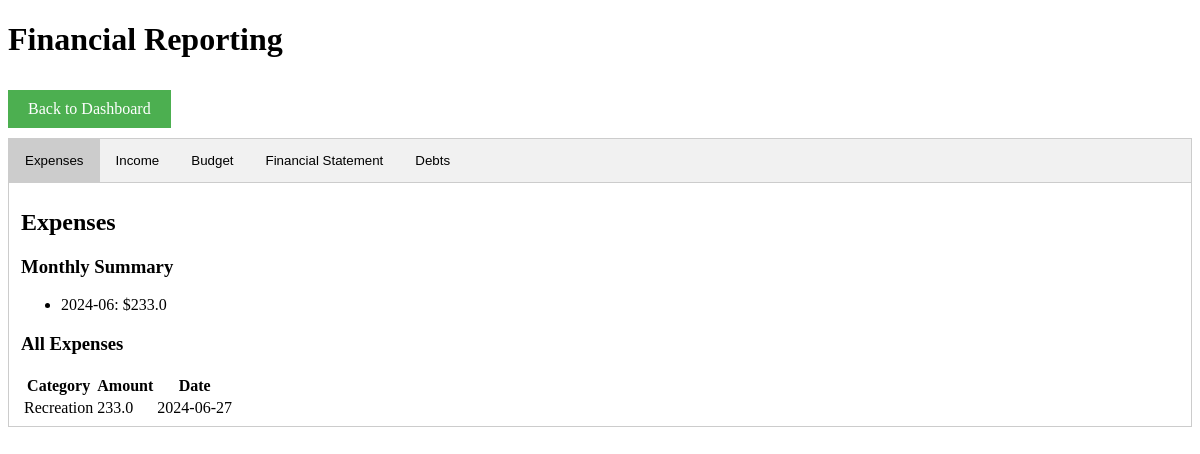
The app's page /reporting (signed in) with its own data.
### tables this page shows
CREATE TABLE expenses (
                id INTEGER PRIMARY KEY AUTOINCREMENT,
                username TEXT,
                category TEXT,
                expense_name TEXT,
                amount REAL,
                payment_method TEXT,
                date TEXT,
                tags TEXT,
                attachments TEXT,
                FOREIGN KEY(username) REFERENCES users(id)
            );

### app.py (the view)
@app.route('/reporting')
def reporting():
    current_user = get_current_user()
    if not current_user:
        return redirect(url_for('login'))
    c.execute("SELECT category, amount, date FROM expenses WHERE username=? ORDER BY date DESC", (current_user,))
    expenses = c.fetchall()
    c.execute("""
        SELECT strftime('%Y-%m', date) as month, SUM(amount) as total
        FROM expenses
        WHERE username=?
        GROUP BY month
        ORDER BY month DESC
    """, (current_user,))
    monthly_expense_summary = c.fetchall()
    c.execute("SELECT source, amount, date FROM incomes WHERE username=? ORDER BY date DESC", (current_user,))
    incomes = c.fetchall()
    c.execute("""
        SELECT strftime('%Y-%m', date) as month, SUM(amount) as total
        FROM incomes
        WHERE username=?
        GROUP BY month
        ORDER BY month DESC
    """, (current_user,))
    monthly_income_summary = c.fetchall()
    c.execute("SELECT category, budget_amount FROM budgets WHERE username=?", (current_user,))
    budgets = c.fetchall()
    c.execute("""
        SELECT category, SUM(amount) as total_spent
        FROM expenses
        WHERE username=?
        GROUP BY category
    """, (current_user,))
    expenses_per_category = c.fetchall()
    c.execute("SELECT SUM(amount) FROM incomes WHERE username=?", (current_user,))
    total_income = c.fetchone()[0] or 0
    c.execute("SELECT SUM(amount) FROM expenses WHERE username=?", (current_user,))
    total_expenses = c.fetchone()[0] or 0
    balance = total_income - total_expenses
    c.execute("SELECT name, initial_amount, remaining_amount FROM debts WHERE username=?", (current_user,))
    debts = c.fetchall()
    return render_template('reporting.html', expenses=expenses, monthly_expense_summary=monthly_expense_summary,
                           incomes=incomes, monthly_income_summary=monthly_income_summary, budgets=budgets,
                           expenses_per_category=expenses_per_category, total_income=total_income,
                           total_expenses=total_expenses, balance=balance, debts=debts)

### app.py (called while the page is built)
def get_current_user():
    return session['username'] if 'username' in session else None

### templates/reporting.html (shortened to what this page needs)
<!DOCTYPE html>
<html>
<head>
</head>
<body>
<h1>Financial Reporting</h1>
<a href="{{ url_for('main') }}" class="back-button">Back to Dashboard</a>
<div class="tab">
  <button class="tablinks" onclick="openReport(event, 'Expenses')" id="defaultOpen">Expenses</button>
  <button class="tablinks" onclick="openReport(event, 'Income')">Income</button>
  <button class="tablinks" onclick="openReport(event, 'Budget')">Budget</button>
  <button class="tablinks" onclick="openReport(event, 'FinancialStatement')">Financial Statement</button>
  <button class="tablinks" onclick="openReport(event, 'Debts')">Debts</button>
</div>
<div id="Expenses" class="tabcontent">
  <h2>Expenses</h2>
  <h3>Monthly Summary</h3>
  <ul>
      {% for month, total in monthly_expense_summary %}
          <li>{{ month }}: ${{ total }}</li>
      {% endfor %}
  </ul>
  <h3>All Expenses</h3>
  <table>
      <tr>
          <th>Category</th>
          <th>Amount</th>
          <th>Date</th>
      </tr>
      {% for category, amount, date in expenses %}
          <tr>
              <td>{{ category }}</td>
              <td>{{ amount }}</td>
              <td>{{ date }}</td>
          </tr>
      {% endfor %}
  </table>
</div>
</body>
</html>

### templates/reporting.html (style rules this page uses)
.tab { overflow: hidden; border: 1px solid #ccc; background-color: #f1f1f1; }
.tab button { background-color: inherit; float: left; border: none; outline: none; cursor: pointer; padding: 14px 16px; transition: 0.3s; }
.tab button.active { background-color: #ccc; }
.tabcontent { display: none; padding: 6px 12px; border: 1px solid #ccc; border-top: none; }
.back-button { background-color: #4CAF50; color: white; padding: 10px 20px; text-align: center; text-decoration: none; display: inline-block; margin: 10px 0; cursor: pointer; }

### records on screen
expenses: category "Recreation", amount "233.0", date "2024-06-27"

### other values on screen
{{ month }} "2024-06"
{{ total }} "233.0"
